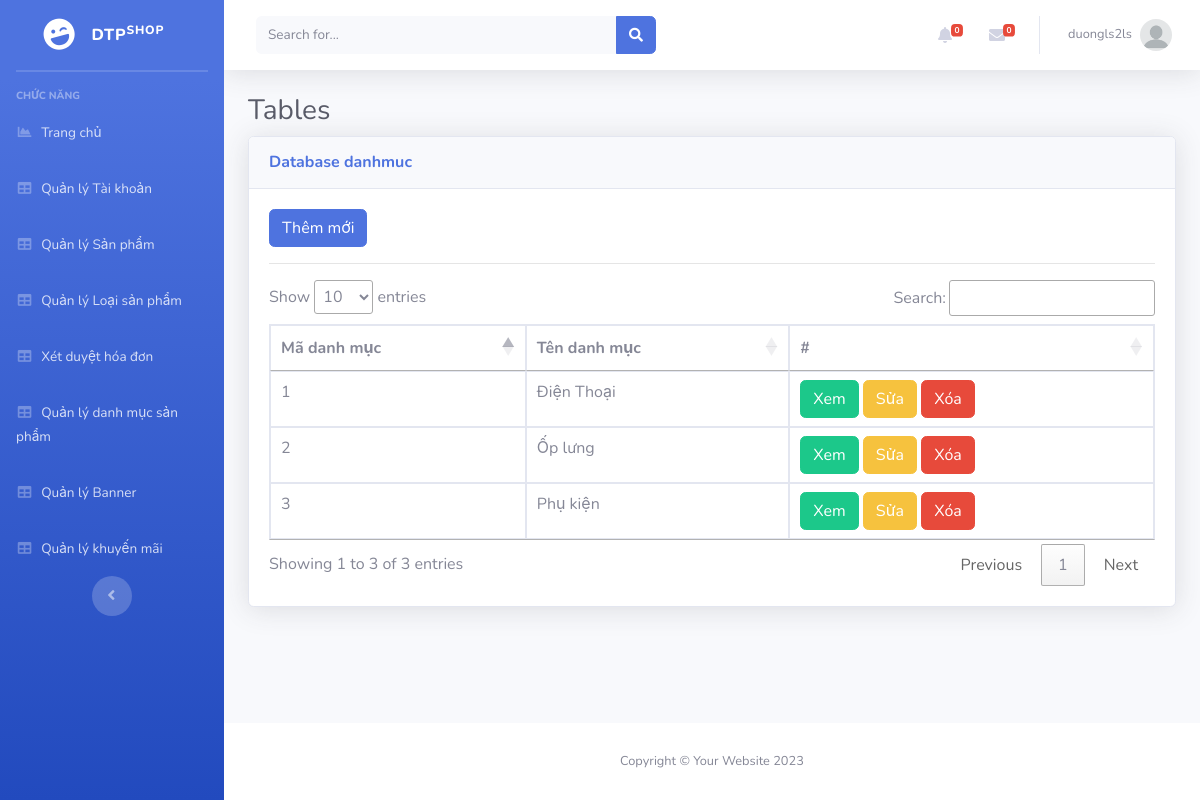
Page /Admin/index.php?mod=danhmuc (signed in) on the committed database.
### tables this page shows
CREATE TABLE `danhmuc` (
  `MaDM` int(11) NOT NULL,
  `TenDM` varchar(255) DEFAULT NULL
);

### Admin/MVC/controllers/DanhmucController.php (called while the page is built, shortened)
<?php
class DanhmucController
{
	var $danhmuc_model;
	function __construct()
	{
		$this->danhmuc_model = new Danhmuc();
	}
	public function list()
	{
		$data = $this->danhmuc_model->All();
		require_once("MVC/Views/Admin/index.php");
	}
}

### Admin/MVC/Models/connection.php (called while the page is built, shortened)
<?php
    class Connection{
        function __construct()
        {
            $severname ="localhost";
            $username ="root";
            $password ="";
            $db_name ="shopphone";
            $this->conn = new mysqli($severname,$username,$password,$db_name);
        }
    }
?>

### Admin/MVC/Models/model.php (called while the page is built, shortened)
<?php
require_once("connection.php");
class Model
{
    var $table;
    var $contens;
    function __construct()
    {
        $conn_obj = new Connection();
        $this->conn = $conn_obj->conn;
    }
    function All()
    {
        $query = "select * from $this->table ORDER BY $this->contens DESC ";
        require("result.php");
        return $data;
    }
}

### Admin/MVC/Models/result.php (called while the page is built)
<?php
$result = $this->conn->query($query);
$data = array();
while ($row = $result->fetch_assoc()) {
    $data[] = $row;
}
?>

### Admin/MVC/Views/danhmuc/list.php (the view, shortened to what this page needs)
<?php if (isset($_SESSION['isLogin_Admin']) && $_SESSION['isLogin_Admin'] == true) { ?>
<a href="?mod=danhmuc&act=add" type="button" class="btn btn-primary">Thêm mới</a>
<?php } ?>
<hr>
<table class="table table-bordered" id="dataTable" width="100%" cellspacing="0">
  <thead>
    <tr>
      <th scope="col">Mã danh mục</th>
      <th scope="col">Tên danh mục</th>
      <th scope="col">#</th>
    </tr>
  </thead>
  <tbody>
    <?php foreach ($data as $row) { ?>
      <tr>
        <td><?= $row['MaDM'] ?></td>
        <td><?= $row['TenDM'] ?></td>
        <td>
          <a href="?mod=danhmuc&act=detail&id=<?= $row['MaDM'] ?>" class="btn btn-success">Xem</a>
          <?php if (isset($_SESSION['isLogin_Admin']) && $_SESSION['isLogin_Admin'] == true) { ?>
          <a href="?mod=danhmuc&act=edit&id=<?= $row['MaDM'] ?>" class="btn btn-warning">Sửa</a>
          <a href="?mod=danhmuc&act=delete&id=<?= $row['MaDM'] ?>" onclick="return confirm('Bạn có thật sự muốn xóa ?');" type="button" class="btn btn-danger">Xóa</a>
          <?php }?>
        </td>
      </tr>
    <?php } ?>
</table>

### rows in the picture
danhmuc: MaDM "3", TenDM "Phụ kiện"
danhmuc: MaDM "2", TenDM "Ốp lưng"
danhmuc: MaDM "1", TenDM "Điện Thoại"

### other values in the picture
$_SESSION['login']['TaiKhoan'] "duongls2ls"
$mod "danhmuc"
